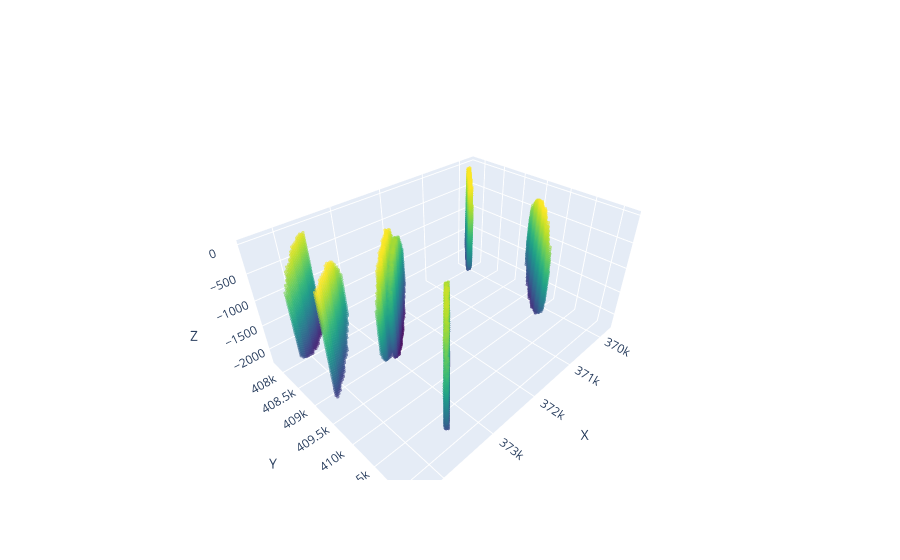

The code cell stored with this chart in its notebook:
### Code cell
import plotly.graph_objects as go

# extraer voxels activos
ix, iy, iz = np.where(mask)

fig = go.Figure(data=[
    go.Scatter3d(
        x=x[ix],
        y=y[iy],
        z=z[iz],
        mode='markers',
        marker=dict(
            size=2,
            color=z[iz],
            colorscale='Viridis',
            opacity=0.6
        )
    )
])

fig.update_layout(
    scene=dict(
        xaxis_title='X',
        yaxis_title='Y',
        zaxis_title='Z',
        aspectmode='data'
    )
)

fig.show()

### Figure 1 — Plotly figure (JSON) as saved in the notebook; plotly's stock layout.template omitted (floating-point values rounded to 4 significant figures; data arrays with more than 128 entries replaced by an {"elided": "..."} marker saying what was removed)
{"data": [{"marker": {"color": {"elided": "12379 float values"}, "colorscale": [[0, "#440154"], [0.1111, "#482878"], [0.2222, "#3e4989"], [0.3333, "#31688e"], [0.4444, "#26828e"], [0.5556, "#1f9e89"], [0.6667, "#35b779"], [0.7778, "#6ece58"], [0.8889, "#b5de2b"], [1, "#fde725"]], "opacity": 0.6, "size": 2}, "mode": "markers", "type": "scatter3d", "x": {"elided": "12379 float values"}, "y": {"elided": "12379 float values"}, "z": {"elided": "12379 float values"}}], "layout": {"scene": {"aspectmode": "data", "xaxis": {"title": {"text": "X"}}, "yaxis": {"title": {"text": "Y"}}, "zaxis": {"title": {"text": "Z"}}}}}
